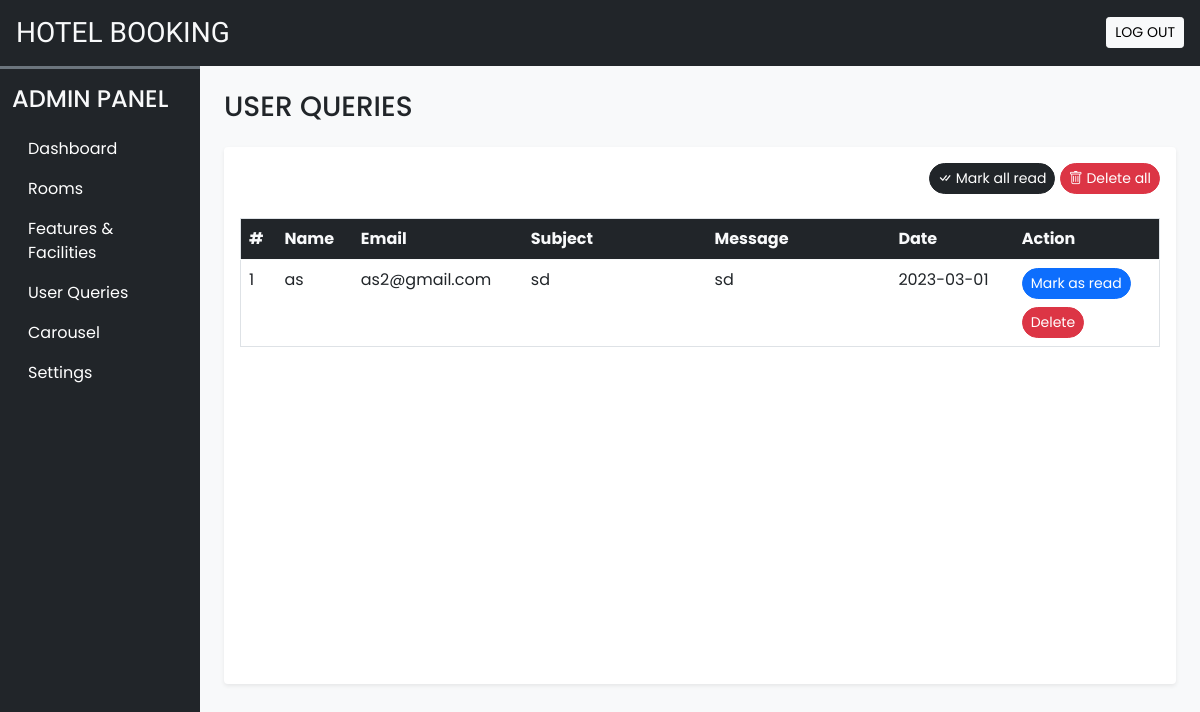
Page /admin/user_queries.php (signed in) on the committed database.
### tables this page shows
CREATE TABLE `user_queries` (
  `sr_no` int(11) NOT NULL,
  `name` varchar(50) NOT NULL,
  `email` varchar(150) NOT NULL,
  `subject` varchar(200) NOT NULL,
  `message` varchar(500) NOT NULL,
  `date` date NOT NULL DEFAULT current_timestamp(),
  `seen` tinyint(4) NOT NULL DEFAULT 0
);

### admin/user_queries.php (the view, shortened to what this page needs)
<!DOCTYPE html>
<html lang="en">
<head>
    <?php require( 'inc/links.php' );
?>
</head>
<body class="bg-light">
    <?php require( 'inc/header.php' );
?>
    <div class="d-flex h-100">
        <div class="col-lg-2 bg-dark border-top border-3 border-secondary vh-100" id="dashboard-menu">
            <nav class="navbar navbar-expand-lg navbar-dark">
                <div class="container-fluid flex-lg-column align-items-stretch">
                    <h4 class="mt-2 text-light">ADMIN PANEL</h4>
                    <div class="collapse navbar-collapse flex-column mt-2 align-items-stretch" id="adminDropdown">
                        <ul class="nav nav-pills flex-column">
                            <li class="nav-item ">
                                <a class="nav-link text-white" href="dashboard.php">Dashboard</a>
                            </li>
                            <li class="nav-item ">
                                <a class="nav-link text-white" href="rooms.php">Rooms</a>
                            </li>
                            <li class="nav-item ">
                                <a class="nav-link text-white" href="features_facilities.php">Features & Facilities</a>
                            </li>
                            <li class="nav-item ">
                                <a class="nav-link text-white" href="user_queries.php">User Queries</a>
                            </li>
                            <li class="nav-item ">
                                <a class="nav-link text-white" href="carousel.php">Carousel</a>
                            </li>
                            <li class="nav-item ">
                                <a class="nav-link text-white" href="setting.php">Settings</a>
                            </li>
                        </ul>
                    </div>
                </div>
            </nav>
        </div>
        <div class="col-lg-10 ms-auto p-4 overflow-hidden" id="main-content">
            <h3 class="mb-4 text-dark">USER QUERIES</h3>
            <div class="card border-0 shadow-sm mb-4">
                <div class="card-body">
                    <div class="text-end mb-4">
                        <a href="?seen=all" class="btn btn-dark rounded-pill shadow-none btn-sm"><i
                                class="bi bi-check-all"></i> Mark all read</a>
                        <a href="?del=all" class="btn btn-danger rounded-pill shadow-none btn-sm"><i
                                class="bi bi-trash"></i> Delete all</a>
                    </div>
                    <div class="table-responsive-md" style="height: 450px; overflow-y: scroll">
                        <table class="table table-hover border">
                            <thead class="sticky-top">
                                <tr class="bg-dark text-light">
                                    <th scope="col">#</th>
                                    <th scope="col">Name</th>
                                    <th scope="col">Email</th>
                                    <th scope="col" style="width: 20%;">Subject</th>
                                    <th scope="col" style="width: 20%;">Message</th>
                                    <th scope="col">Date</th>
                                    <th scope="col">Action</th>
                                </tr>
                            </thead>
                            <tbody>
                                <?php
                              $q="SELECT * FROM `user_queries` ORDER BY `sr_no` DESC";
                              $data=mysqli_query($con,$q);
                              $i=1;
                              while($row=mysqli_fetch_assoc($data)){
                                 $seen='';
                                 if($row['seen']!=1){
                                    $seen = "<a href='?seen=$row[sr_no]' class='btn btn-sm rounded-pill btn-primary'>
                                   Mark as read
                                    </a> <br>";
                                 }
                                 $seen.="<a href='?del=$row[sr_no]' class='btn btn-sm rounded-pill btn-danger mt-2'>
                                 Delete
                                 </a>";
                                 echo <<<query
                                    <tr>
                                       <td>$i</td>
                                       <td>$row[name]</td>
                                       <td>$row[email]</td>
                                       <td>$row[subject]</td>
                                       <td>$row[message]</td>
                                       <td>$row[date]</td>
                                       <td>$seen</td>
                                    </tr>
                                 query;
                                 $i++;
                              }
                            ?>
                            </tbody>
                        </table>
                    </div>
                </div>
            </div>
        </div>
    </div>
</body>
</html>

### admin/css/common.css (style rules this page uses)
:root { --teal: #2ec1ac; --teal_hover: #279e8c; }
* { font-family: 'Poppins', sans-serif; }
#dashboard-menu { position: fixed; height: 100%; z-index: 11; }

### rows in the picture
user_queries: name "as", email "as2@gmail.com", subject "sd", message "sd", date "2023-03-01"
